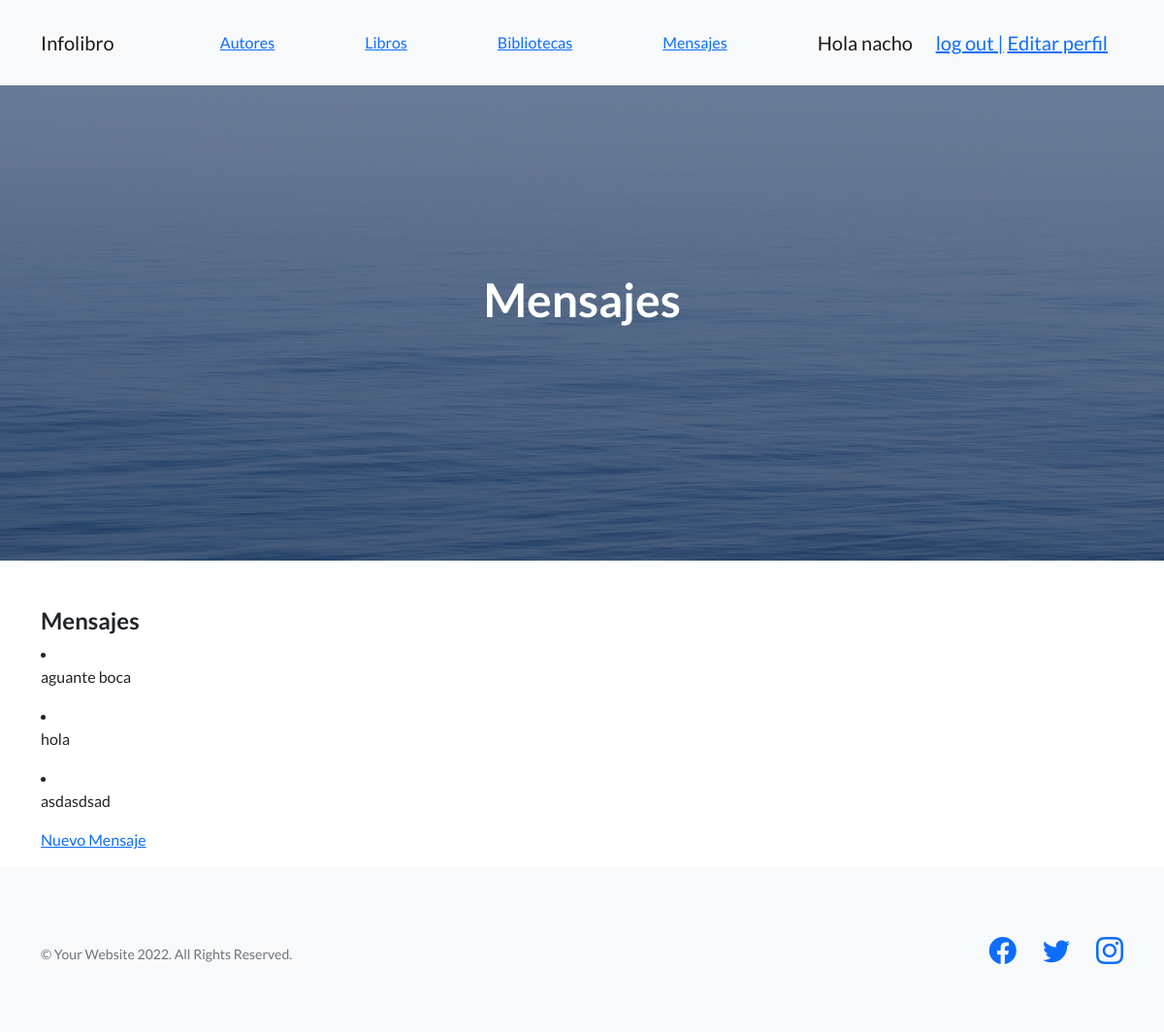
/list-mensaje/ (signed in), run on an earlier commit of the app's database.
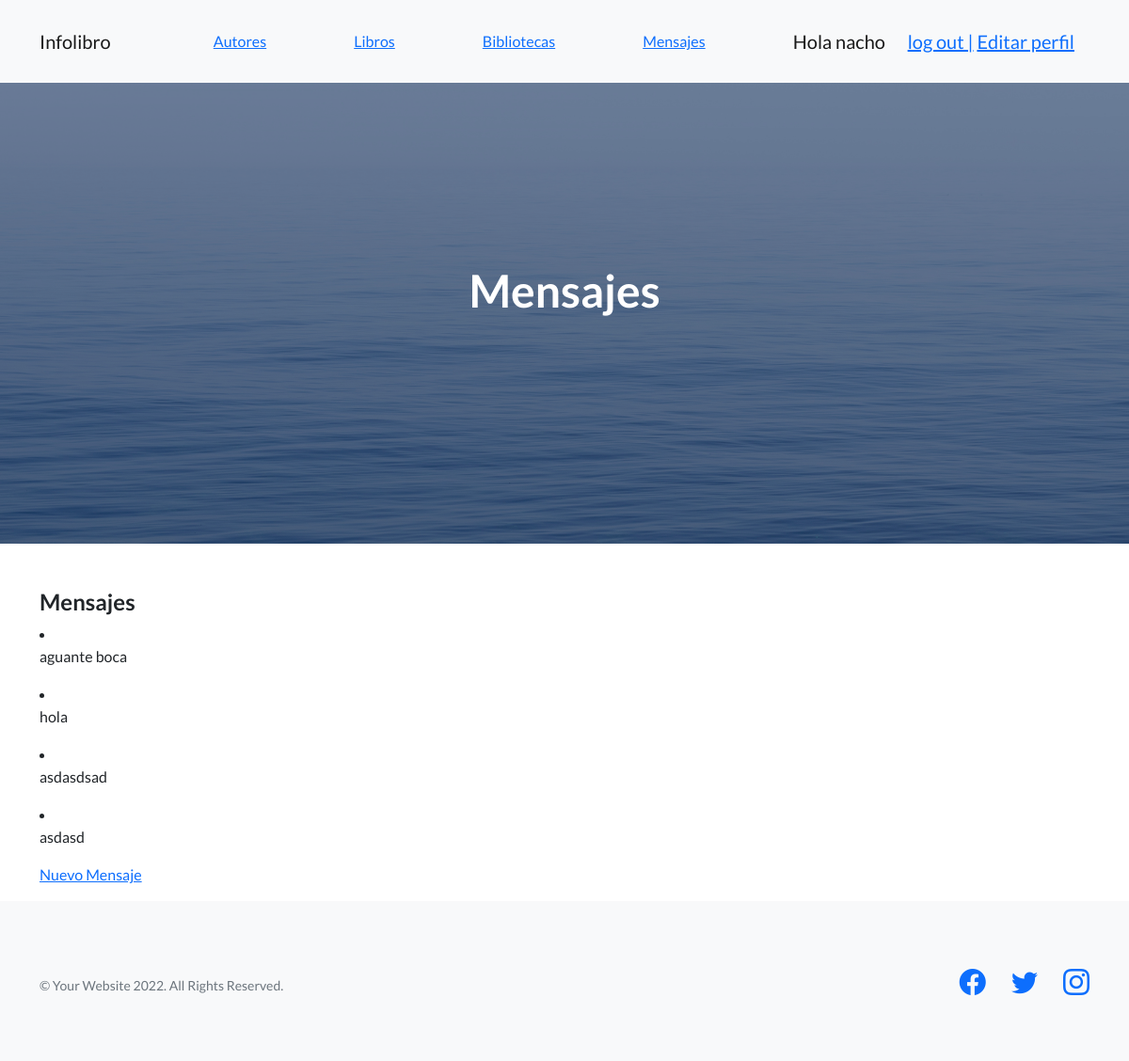
And on a later commit of the database.
### AppProyecto/models.py (models this page shows, shortened)
class mensaje(models.Model):
    mensaje=models.CharField(max_length=250)

### AppProyecto/views.py (the view)
# urls.py: path('list-mensaje/',List_mensaje.as_view(), name='list-mensaje'),
class List_mensaje(ListView):
    model = mensaje
    template_name = 'AppProyecto/list-mensaje.html'

### AppProyecto/templates/AppProyecto/list-mensaje.html (shortened to what this page needs)
{% extends 'AppProyecto/padre.html' %}
{% block encabezado %} Mensajes {% endblock %}
{% block contenido %}
<section class="mt-5">
    <div class="container">
        <div class="row">
            <div class= "col-lg-12">
                <h4>Mensajes</h4>
                {% for mensaje in object_list %}
                <li>
                    <p> {{ mensaje.mensaje }}</p>
                </li>
                {% endfor %}
                <p>
                    <a href="{% url 'add-mensaje' %}">Nuevo Mensaje</a>
                </p>
            </div>
        </div>
    </div>
</section>
{% endblock %}

What changed in the data, as far as the page shows it:
added mensaje: mensaje "asdasd"
